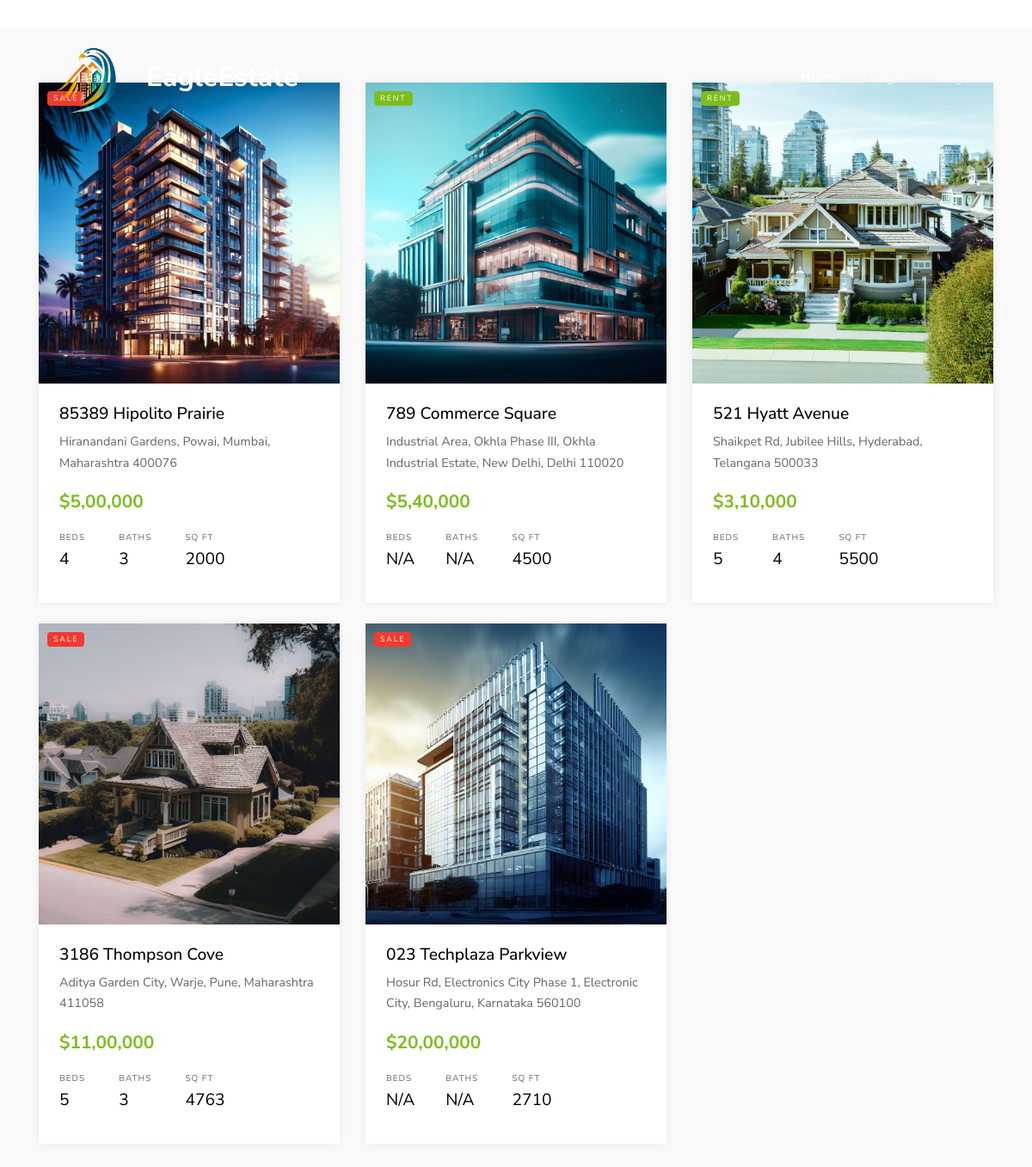
The page / on the database its author committed.
### tables this page shows
CREATE TABLE `props` (
  `id` int(10) NOT NULL,
  `name` varchar(200) NOT NULL,
  `location` varchar(200) NOT NULL,
  `image` varchar(200) NOT NULL,
  `price` varchar(200) NOT NULL,
  `beds` varchar(200) NOT NULL,
  `baths` varchar(200) NOT NULL,
  `sq_ft` varchar(30) NOT NULL,
  `home_type` varchar(200) NOT NULL,
  `year_built` varchar(200) NOT NULL,
  `type` varchar(200) NOT NULL,
  `price_sqft` int(30) NOT NULL,
  `description` text NOT NULL,
  `admin_name` varchar(200) NOT NULL,
  `created_at` timestamp NOT NULL DEFAULT current_timestamp()
);

### index.php (the view, shortened to what this page needs)
<?php require "includes/header.php"; ?>
<?php require "config/config.php"; ?>
<?php
  $select = $conn->query("SELECT * FROM props ORDER BY name DESC");
  $select->execute();
  $props = $select->fetchAll(PDO::FETCH_OBJ);
?>
        <div class="row">
          <div class="col-md-12">
            <div class="view-options bg-white py-3 px-3 d-md-flex align-items-center">
            </div>
          </div>
        </div>
    <div class="site-section site-section-sm bg-light">
      <div class="container">
        <div class="row mb-5">
          <?php foreach($props as $prop) : ?>
          <div class="col-md-6 col-lg-4 mb-4">
            <div class="property-entry h-100">
              <a href="property-details.php?id=<?php echo $prop->id; ?>" class="property-thumbnail">
                <div class="offer-type-wrap">
                  <span class="offer-type bg-<?php if($prop->type == "Rent") { echo "success"; } else { echo "danger"; }?>"><?php echo $prop->type; ?></span>
                </div>
                <img src="<?php echo THUMBNAILMURL;?>/<?php echo $prop->image; ?>" alt="Image" class="img-fluid">
              </a>
              <div class="p-4 property-body">
                <h2 class="property-title"><a href="property-details.php?id=<?php echo $prop->id; ?>"><?php echo $prop->name; ?></a></h2>
                <span class="property-location d-block mb-3"><span class="property-icon icon-room"></span> <?php echo $prop->location; ?></span>
                <strong class="property-price text-primary mb-3 d-block text-success">$<?php echo $prop->price; ?></strong>
                <ul class="property-specs-wrap mb-3 mb-lg-0">
                  <li>
                    <span class="property-specs">Beds</span>
                    <span class="property-specs-number"><?php echo $prop->beds; ?></span>
                  </li>
                  <li>
                    <span class="property-specs">Baths</span>
                    <span class="property-specs-number"><?php echo $prop->baths; ?></span>
                  </li>
                  <li>
                    <span class="property-specs">SQ FT</span>
                    <span class="property-specs-number"><?php echo $prop->sq_ft; ?></span>
                  </li>
                </ul>
              </div>
            </div>
          </div>
          <?php endforeach; ?>
        </div>
      </div>
    </div>
<?php require "includes/footer.php"; ?>

### includes/header.php (shortened to what this page needs)
?><!DOCTYPE html>
<html lang="en">
  <head>
    <link rel="stylesheet" href="<?php echo APPURL; ?>/fonts/icomoon/style.css">
    <link rel="stylesheet" href="<?php echo APPURL; ?>/css/bootstrap.min.css">
    <link rel="stylesheet" href="<?php echo APPURL; ?>/css/magnific-popup.css">
    <link rel="stylesheet" href="<?php echo APPURL; ?>/css/jquery-ui.css">
    <link rel="stylesheet" href="<?php echo APPURL; ?>/css/owl.carousel.min.css">
    <link rel="stylesheet" href="<?php echo APPURL; ?>/css/owl.theme.default.min.css">
    <link rel="stylesheet" href="<?php echo APPURL; ?>/css/bootstrap-datepicker.css">
    <link rel="stylesheet" href="<?php echo APPURL; ?>/css/mediaelementplayer.css">
    <link rel="stylesheet" href="<?php echo APPURL; ?>/css/animate.css">
    <link rel="stylesheet" href="<?php echo APPURL; ?>/fonts/flaticon/font/flaticon.css">
    <link rel="stylesheet" href="<?php echo APPURL; ?>/css/fl-bigmug-line.css">
    <link rel="stylesheet" href="<?php echo APPURL; ?>/css/aos.css">
    <link rel="stylesheet" href="<?php echo APPURL; ?>/css/style.css">
  </head>
  <body>
  <div class="site-wrap">
    <div class="site-navbar mt-4">
        <div class="container py-1">
          <div class="row align-items-center">
            <div class="col-8 col-md-8 col-lg-4">
              <h1 class="mb-0"><img src="http://localhost/homeland/admin-panel/properties-admins/thumbnails/logo.jpg" alt="Image" class="img-fluid" width="125" height="125"><a href="<?php echo APPURL; ?>" class="text-white h2 mb-0"><strong>EagleEstate</strong></a></h1>
            </div>
            <div class="col-4 col-md-4 col-lg-8">
              <nav class="site-navigation text-right text-md-right" role="navigation">
                <ul class="site-menu js-clone-nav d-none d-lg-block">
                  <li class="active">
                    <a href="<?php echo APPURL; ?>">Home</a>
                  </li>
                  <?php if(isset($_SESSION['username'])) : ?>
                    <li class="has-children">
                      <a href="#"><?php echo $_SESSION['username']; ?>&nbsp;&nbsp;&nbsp;&nbsp;</a>
                      <ul class="dropdown arrow-top">
                      <li><a href="<?php echo APPURL; ?>/user/favourites.php">Favourites</a></li>
                      <li><a href="<?php echo APPURL; ?>/user/requests.php">Requests</a></li>
                      <li><a href="<?php echo APPURL; ?>/auth/logout.php">Logout</a></li>
                      </ul>
                    </li>
                  <?php else : ?>
                    <li><a href="<?php echo APPURL; ?>/auth/login.php">Login</a></li>
                    <li><a href="<?php echo APPURL; ?>/auth/register.php">Register</a></li>
                  <?php endif; ?>
                </ul>
              </nav>
            </div>
          </div>
        </div>
      </div>
    </div>

### includes/footer.php (shortened to what this page needs)
  </body>
</html>

### css/style.css (style rules this page uses)
body { line-height: 1.7; color: rgba(0, 0, 0, 0.6); font-weight: 400; font-size: 1rem; font-family: "Roboto Mono", SFMono-Regular, Menlo, Monaco, Consolas, "Liberation Mono", "Courier New", monospace; font-family: "Nunito Sans", -apple-system, BlinkMacSystemFont, "Segoe UI", Roboto, "Helvetica Neue", Arial, sans-serif, "Apple Color Emoji", "Segoe UI Emoji", "Segoe UI Symbol", "Noto Color Emoji"; }
a { -webkit-transition: .3s all ease; -o-transition: .3s all ease; transition: .3s all ease; }
.bg-light { background: #f9f9f9 !important; }
.site-wrap { position: relative; }
.site-wrap:before { -webkit-transition: .3s all ease-in-out; -o-transition: .3s all ease-in-out; transition: .3s all ease-in-out; background: rgba(0, 0, 0, 0.6); content: ""; position: absolute; z-index: 2000; top: 0; left: 0; right: 0; bottom: 0; opacity: 0; visibility: hidden; }
.site-section { padding: 3em 0; }
@media (min-width: 768px) { .site-section { padding: 7em 0; } }
.site-section.site-section-sm { padding: 4em 0; }
.site-navbar { margin-bottom: 0px; width: 100%; border-bottom: none; position: absolute; z-index: 99; }
.site-navbar .site-navigation .site-menu { margin-bottom: 0; margin-left: 0; padding-left: 0; }
.site-navbar .site-navigation .site-menu .active > a { color: #fff; }
.site-navbar .site-navigation .site-menu a { text-decoration: none !important; display: inline-block; }
.site-navbar .site-navigation .site-menu > li { display: inline-block; padding: 10px 5px; }
.site-navbar .site-navigation .site-menu > li > a { padding: 10px 10px; letter-spacing: .05em; color: rgba(255, 255, 255, 0.6); text-decoration: none !important; }
.site-navbar .site-navigation .site-menu > li:last-child { padding-right: 0; }
.site-navbar .site-navigation .site-menu > li:last-child > a { padding-right: 0; }
.property-entry { -webkit-box-shadow: 0 0 10px -2px rgba(0, 0, 0, 0.1); box-shadow: 0 0 10px -2px rgba(0, 0, 0, 0.1); background: #fff; }
.property-entry .property-body { position: relative; }
.property-entry .offer-type-wrap { position: absolute; top: 10px; left: 10px; z-index: 8; }
.property-entry .property-thumbnail { overflow: hidden; position: relative; display: block; }
.property-entry .property-thumbnail .offer-type { display: block; margin-bottom: 5px; padding: 1px 7px; color: #fff; text-transform: uppercase; letter-spacing: .2em; font-size: 9px; border-radius: 4px; }
.property-entry .property-thumbnail img { -webkit-transition: .3s all ease; -o-transition: .3s all ease; transition: .3s all ease; -webkit-transform: scale(1); -ms-transform: scale(1); transform: scale(1); }
.property-entry .property-title { font-size: 1.2rem; }
.property-entry .property-title a { color: #000; }
.property-entry .property-location { font-size: .9rem; }
.property-entry .property-specs-number { font-size: 1.2rem; color: #000; }
.property-entry .property-specs-wrap { list-style: none; padding: 0; margin: 0; }
.property-entry .property-specs-wrap li { display: inline-block; margin-right: 10px; margin-bottom: 10px; }
.property-entry .property-specs { display: block; text-transform: uppercase; font-size: 10px; letter-spacing: .1em; }
.property-entry .property-price { font-size: 1.3rem; }
.property-specs-wrap { list-style: none; padding: 0; margin: 0; }
.property-specs-wrap li { display: inline-block; margin-right: 10px; margin-bottom: 10px; }
.property-specs { display: block; text-transform: uppercase; font-size: 10px; letter-spacing: .1em; }
.property-price { font-size: 1.3rem; }
.property-body { padding: 40px; }

### index.php (style rules this page uses)
.property-specs { padding-right: 25px; }

### rows shown on the page
props: image (picture), name "85389 Hipolito Prairie", location "Hiranandani Gardens, Powai, Mumbai, Maharashtra 400076", price "5,00,000", beds "4", baths "3", sq_ft "2000"
props: type "RENT", image (picture), name "789 Commerce Square", location "Industrial Area, Okhla Phase III, Okhla Industrial Estate, New Delhi, Delhi 110020", price "5,40,000", beds "N/A", baths "N/A", sq_ft "4500"
props: type "RENT", image (picture), name "521 Hyatt Avenue", location "Shaikpet Rd, Jubilee Hills, Hyderabad, Telangana 500033", price "3,10,000", beds "5", baths "4", sq_ft "5500"
props: type "SALE", image (picture), name "3186 Thompson Cove", location "Aditya Garden City, Warje, Pune, Maharashtra 411058", price "11,00,000", beds "5", baths "3", sq_ft "4763"
props: type "SALE", image (picture), name "023 Techplaza Parkview", location "Hosur Rd, Electronics City Phase 1, Electronic City, Bengaluru, Karnataka 560100", price "20,00,000", beds "N/A", baths "N/A", sq_ft "2710"
